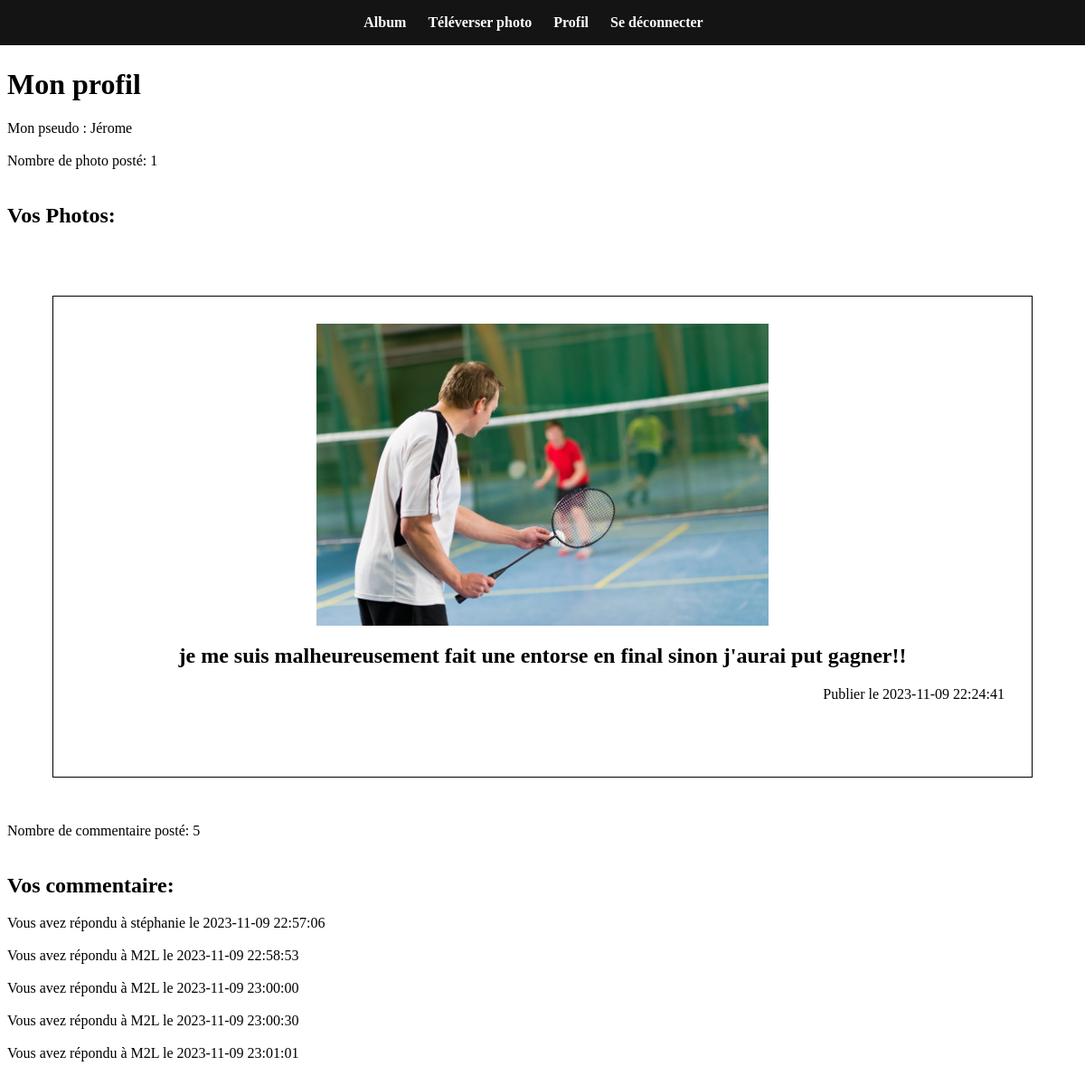
The app's page /controleur/profil.php (signed in) with its own data.
### tables this page shows
CREATE TABLE IF NOT EXISTS `utilisateur` (
  `id` int NOT NULL AUTO_INCREMENT,
  `pseudo` varchar(50) NOT NULL,
  `mdp` varchar(100) NOT NULL,
  PRIMARY KEY (`id`)
);

CREATE TABLE IF NOT EXISTS `photos` (
  `id_photo` bigint NOT NULL AUTO_INCREMENT,
  `lien_photo` varchar(500) DEFAULT NULL,
  `legende` varchar(500) DEFAULT NULL,
  `date_poster` timestamp NOT NULL DEFAULT CURRENT_TIMESTAMP,
  `id_utilisateur` int NOT NULL,
  PRIMARY KEY (`id_photo`),
  KEY `fk_photos_utilisateur` (`id_utilisateur`)
);

CREATE TABLE IF NOT EXISTS `commentaire` (
  `id_com` bigint NOT NULL AUTO_INCREMENT,
  `commentaire` varchar(500) DEFAULT NULL,
  `date_com` timestamp NOT NULL DEFAULT CURRENT_TIMESTAMP,
  `id_photo` bigint NOT NULL,
  `id_utilisateur` int NOT NULL,
  PRIMARY KEY (`id_com`),
  KEY `fk_commentaire_photos` (`id_photo`),
  KEY `fk_commentaire_utilisateur` (`id_utilisateur`)
);

### modele/bd.utilisateur.php (called while the page is built, shortened)
<?php
function getIdUtilisateur($pseudo) {
    try {
        $cnx = connexionPDOLecteur();
        $req = $cnx->prepare("SELECT id FROM utilisateur WHERE pseudo=:pseudo");
        $req->bindValue(':pseudo', $pseudo, PDO::PARAM_STR);
        $req->execute();
        $resultat = $req->fetchColumn();
        return $resultat;
    } catch (PDOException $e) {
        print "Erreur !: " . $e->getMessage();
        die();
    }
}
function getUtilisateur($id){
    try {
        $cnx = connexionPDOLecteur();
        $req = $cnx->prepare("SELECT * FROM utilisateur WHERE id=:id_utilisateur");
        $req->bindValue(':id_utilisateur', $id, PDO::PARAM_INT);
        $req->execute();
        $resultat = $req->fetch(PDO::FETCH_ASSOC);
        return $resultat;
    } catch (PDOException $e) {
        print "Erreur !: " . $e->getMessage();
        die();
    }
}
?>

### modele/authentification.php (called while the page is built, shortened)
<?php
include_once "bd.utilisateur.php";
function isLoggedOn() {
    $ret = false;
    if (isset($_SESSION["pseudo"]) && isset($_SESSION["mdp"])) {
        $id_util = getIdUtilisateur($_SESSION["pseudo"]);
        $util = getUtilisateur($id_util);
        if ($util["pseudo"] == $_SESSION["pseudo"] && $util["mdp"] == $_SESSION["mdp"]) {
            $ret = true;
        }
    }
    return $ret;
}
?>

### modele/bd.photo.php (called while the page is built, shortened)
<?php
function getNbrPhotoUtilisateur($id_utilisateur){
    try {
        $cnx = connexionPDOLecteur();
        $req = $cnx->prepare("SELECT COUNT(*) FROM photos WHERE id_utilisateur = :id_utilisateur");
        $req->bindValue(':id_utilisateur', $id_utilisateur, PDO::PARAM_INT);
        $req->execute();
        $resultat = $req->fetchColumn();
        return $resultat;
    } catch (PDOException $e) {
        print "Erreur !: " . $e->getMessage();
        die();
    }
}
function getPhotosByid_photo($id_photo) {
    try {
        $cnx = connexionPDOLecteur();
        $req = $cnx->prepare("SELECT * FROM photos WHERE id_photo = :id_photo");
        $req->bindValue(':id_photo', $id_photo, PDO::PARAM_INT);
        $req->execute();
        $resultat = $req->fetch(PDO::FETCH_ASSOC);
        return $resultat;
    } catch (PDOException $e) {
        print "Erreur !: " . $e->getMessage();
        die();
    }
}
function getPhotosByid_utilisateur($id_utilisateur) {
    try {
        $cnx = connexionPDOLecteur();
        $req = $cnx->prepare("SELECT * FROM photos WHERE id_utilisateur = :id_utilisateur");
        $req->bindValue(':id_utilisateur', $id_utilisateur, PDO::PARAM_INT);
        $req->execute();
        $resultat = $req->fetchAll(PDO::FETCH_ASSOC);
        return $resultat;
    } catch (PDOException $e) {
        print "Erreur !: " . $e->getMessage();
        die();
    }
}
?>

### modele/bd.commentaire.php (called while the page is built, shortened)
<?php
function getNbrCommentaireUtilisateur($id_utilisateur) {
    try {
        $cnx = connexionPDOLecteur();
        $req = $cnx->prepare("SELECT COUNT(*) FROM commentaire WHERE id_utilisateur = :id_utilisateur");
        $req->bindValue(':id_utilisateur', $id_utilisateur, PDO::PARAM_INT);
        $req->execute();
        $resultat = $req->fetchColumn();
    } catch (PDOException $e) {
        print "Erreur !: " . $e->getMessage();
        die();
    }
    return $resultat;
}
function getLesCommentairePersonne($id_utilisateur) {
    $resultat = array();
    try {
        $cnx = connexionPDOLecteur();
        $req = $cnx->prepare("SELECT * FROM commentaire WHERE id_utilisateur = :id_utilisateur");
        $req->bindValue(':id_utilisateur', $id_utilisateur, PDO::PARAM_INT);
        $req->execute();
        while ($ligne = $req->fetch(PDO::FETCH_ASSOC)) {
            $resultat[] = $ligne;
        }
    } catch (PDOException $e) {
        print "Erreur !: " . $e->getMessage();
        die();
    }
    return $resultat;
}
?>

### vue/vueProfil.php (the view, shortened to what this page needs)
<h1>Mon profil</h1>
Mon pseudo : <?php echo $util["pseudo"] ?> <br/> <br/>
Nombre de photo posté: <?php echo $nbrPhotos ?> <br/> <br/>
<h2>Vos Photos:</h2><br\>
<?php
foreach ($listePhotos as $photo) {
    ?>
    <div class='miseEnPage'>
    <img src="img/<?php echo $photo['lien_photo'] ?>" alt='<?php echo $photo['lien_photo'] ?> ne peut pas être afficher  '>
            <figcaption><h2><?php echo $photo['legende'] ?></h2> <p align='right'>Publier le <?php echo $photo['date_poster'] ?> </p> </figcaption> </br> </br>
</div>
<?php } ?>
Nombre de commentaire posté: <?php echo $nbrCommentaires ?> <br/> <br/>
<h2>Vos commentaire:</h2>
<?php
foreach ($listeCommentaire as $unCommentaire) {
    $photo=getPhotosByid_photo($unCommentaire["id_photo"]);
    $utilPhoto=getUtilisateur($photo["id_utilisateur"]);
    ?>
    Vous avez répondu à <?php echo "$utilPhoto[pseudo] le $unCommentaire[date_com]" ?></br> </br>
<?php } ?>

### vue/styles.css (style rules this page uses)
img { width: 500px; height: auto; }
.miseEnPage { text-align: center; border: 1px solid #000; padding: 30px; margin: 50px; margin-top: 75px; }

### records on screen
utilisateur: pseudo "Jérome"
photos: lien_photo (picture), legende "je me suis malheureusement fait une entorse en final sinon j'aurai put gagner!!", date_poster "2023-11-09 22:24:41"
commentaire: utilisateur.pseudo "stéphanie", date_com "2023-11-09 22:57:06"
commentaire: utilisateur.pseudo "M2L", date_com "2023-11-09 22:58:53"
commentaire: utilisateur.pseudo "M2L", date_com "2023-11-09 23:00:00"
commentaire: utilisateur.pseudo "M2L", date_com "2023-11-09 23:00:30"
commentaire: utilisateur.pseudo "M2L", date_com "2023-11-09 23:01:01"

### other values on screen
$nbrPhotos "1"
$nbrCommentaires "5"
